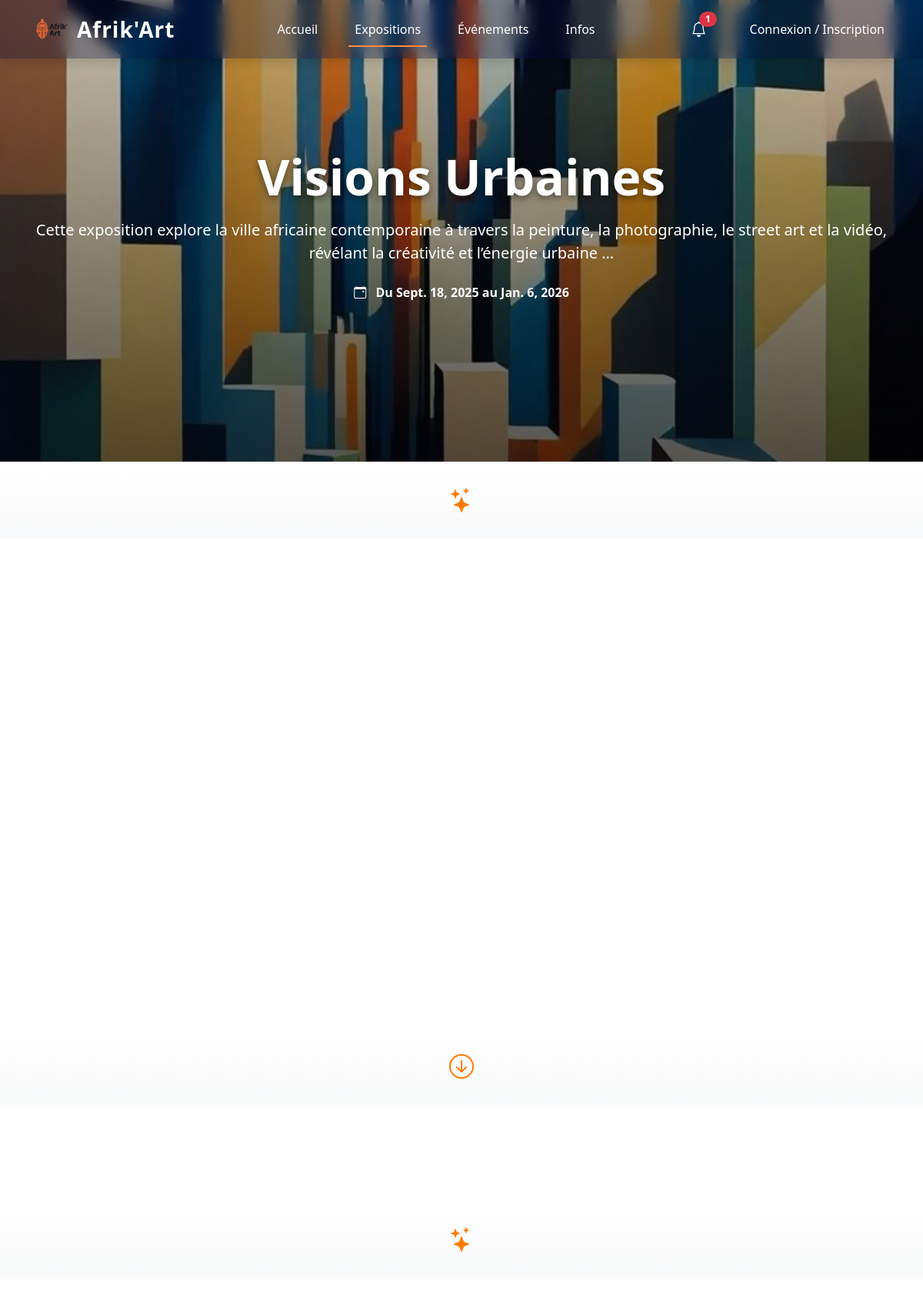
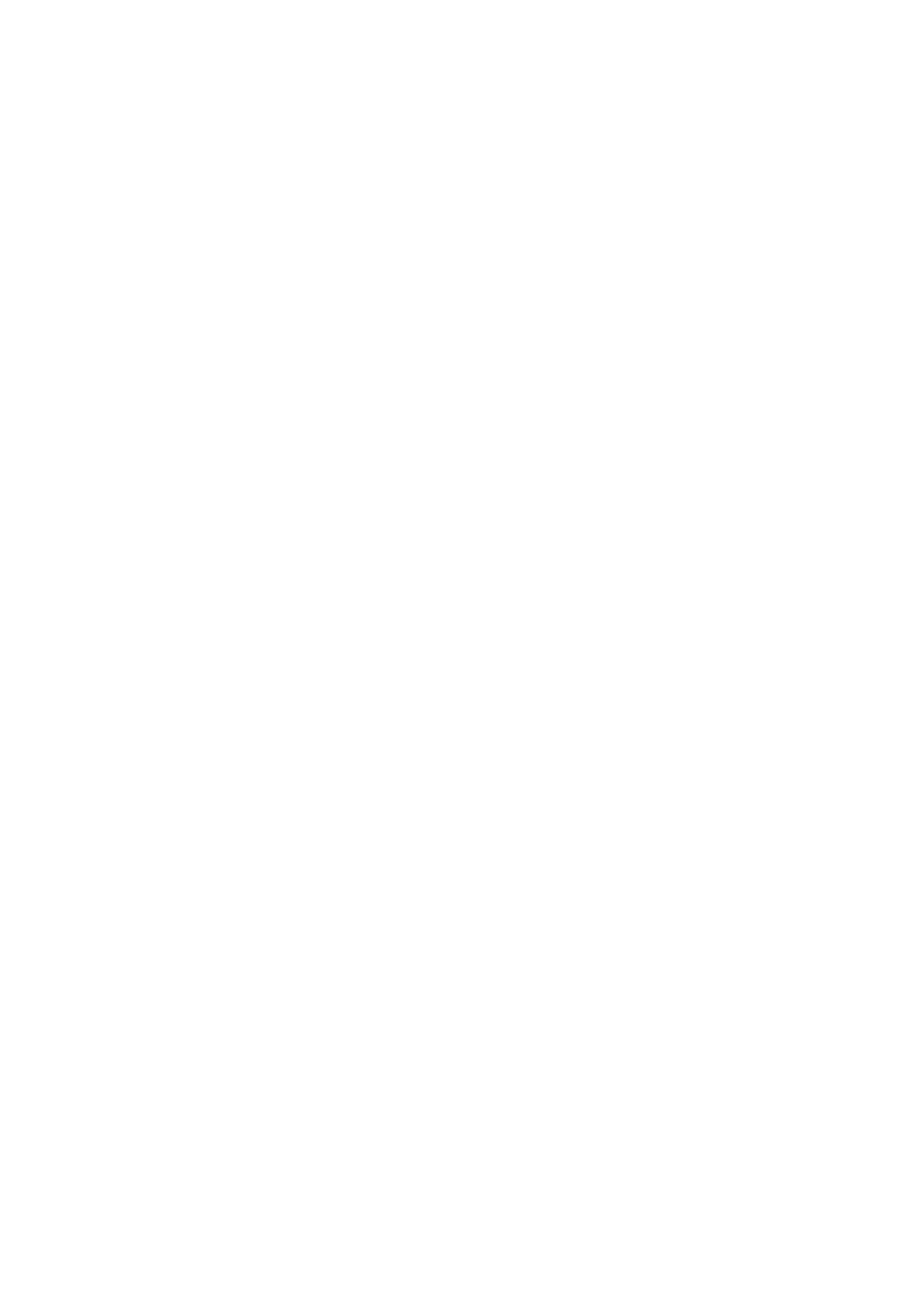
/exposition/7/ (upper part), run on the app's committed database (2 pictures, top to bottom).
### galerie/models.py (models this page shows, shortened)
class Exposition(models.Model):
    titre = models.CharField(max_length=150)
    description = models.TextField(blank=True)
    date_debut = models.DateField()
    date_fin = models.DateField(blank=True, null=True)
    oeuvres = models.ManyToManyField(Oeuvre, related_name='expositions')
    image_affiche = models.ImageField(upload_to='expositions/', blank=True, null=True)

### galerie/views.py (the view)
# urls.py: path('exposition/<int:pk>/', views.detail_exposition, name='detail_exposition'),
def detail_exposition(request, pk):
    exposition = get_object_or_404(Exposition, pk=pk)
    oeuvres = exposition.oeuvres.all()  # Toutes les œuvres liées
    oeuvres_likes = {}
    if request.user.is_authenticated:
        for oeuvre in oeuvres:
            oeuvres_likes[oeuvre.id] = oeuvre.likes.filter(utilisateur=request.user).exists()
    contexte = {
        'exposition': exposition,
        'oeuvres': oeuvres,
        'oeuvres_likes': oeuvres_likes,
    }
    return render(request, 'exposition_detail.html', contexte)

### galerie/templates/exposition_detail.html (shortened to what this page needs)
{% extends "base.html" %}
{% load static %}
{% load dict_filters %}
{% block page_active_2 %}active{% endblock %}
{% block extra_css %}
<link rel="stylesheet" href="{% static 'css/detail.css' %}">
<link href="https://cdn.jsdelivr.net/npm/bootstrap-icons@1.11.1/font/bootstrap-icons.css" rel="stylesheet">
{% endblock %}
{% block content %}
<section id="expo-hero" class="text-center d-flex align-items-center justify-content-center">
  <div class="container position-relative z-1">
    <h1 class="display-3 fw-bold mb-3 text-shadow">{{ exposition.titre }}</h1>
    <p class="lead fs-5 mb-4">{{ exposition.description|truncatewords:25 }}</p>
    <p class="fw-semibold">
      <i class="bi bi-calendar-event me-2"></i>
      Du <strong>{{ exposition.date_debut }}</strong> au <strong>{{ exposition.date_fin }}</strong>
    </p>
  </div>
</section>
<div class="section-divider">
  <i class="bi bi-stars"></i>
</div>
<div class="section-divider">
  <i class="bi bi-arrow-down-circle"></i>
</div>
  <div class="section-divider">
    <i class="bi bi-stars"></i>
  </div>
{% endblock %}

### galerie/static/css/main.css (style rules this page uses)
:root { --primary-color: #4b6cb7; --secondary-color: #182848; --accent-color: #ff8c42; --text-color: #333; --bg-color: #f8f9fa; --card-shadow: 0 4px 15px rgba(0,0,0,0.1); --transition: 0.3s ease-in-out; }
* { margin: 0; padding: 0; box-sizing: border-box; }
body { font-family: 'Roboto', sans-serif; line-height: 1.6; background: var(--bg-color); color: var(--text-color); }
section { opacity: 0; transform: translateY(30px); transition: all 0.8s ease-out; }
section.active { opacity: 1; transform: translateY(0); }
.section-divider { height: 100px; background: linear-gradient(to bottom, #fff, #f8f9fa); display: flex; justify-content: center; align-items: center; }
.section-divider i { font-size: 2rem; color: #ff7b00; animation: float 2.5s infinite ease-in-out; }

### data on the page
Exposition: titre "Visions Urbaines", description "Cette exposition explore la ville africaine contemporaine à travers la peinture, la photographie, le street art et la vidéo, révélant la créativité et l’énergie urbaine …", date_debut "Sept. 18, 2025", date_fin "Jan. 6, 2026"
